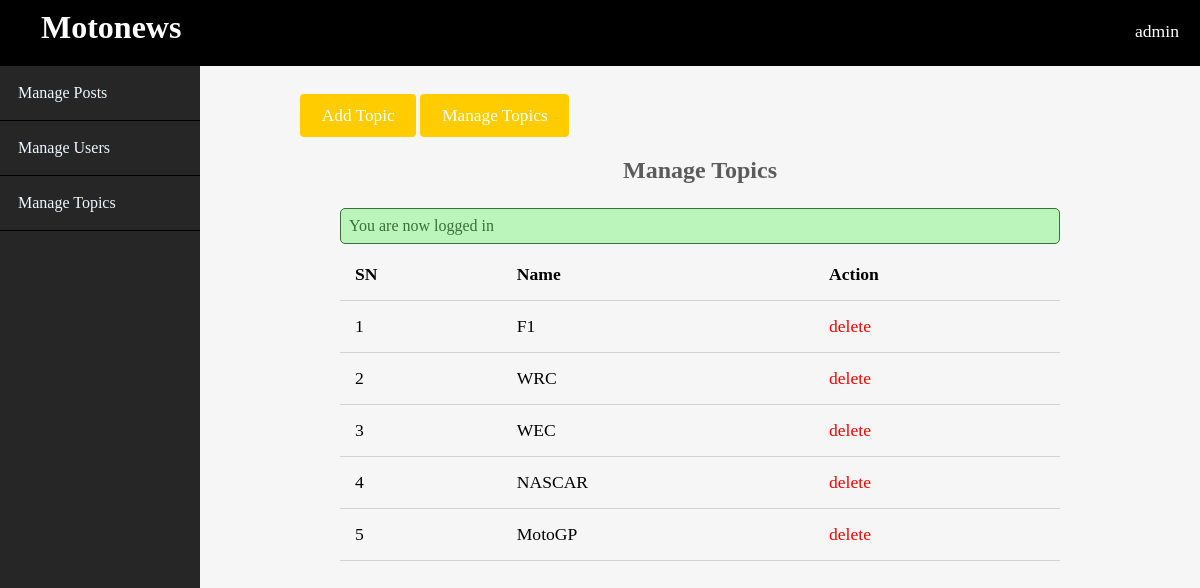
The app's page /admin/topics/index.php (signed in) with its own data.
### tables this page shows
CREATE TABLE `topics` (
  `id` int NOT NULL AUTO_INCREMENT,
  `name` varchar(100) DEFAULT NULL,
  `description` text,
  PRIMARY KEY (`id`),
  UNIQUE KEY `name_UNIQUE` (`name`)
);

### app/controller/topics.php (called while the page is built, shortened)
<?php
include(ROOT_PATH . "/app/database/db.php");
$table = 'topics';
$topics = selectAll($table);

### app/database/db.php (called while the page is built, shortened)
<?php
require("connection.php");
function selectAll($table, $conditions = [])
{
    global $conn;
    $sql = "SELECT * FROM $table";
    if (empty($conditions))
    {
        $stmt = $conn->prepare($sql);
        $stmt->execute();
        $records = $stmt->get_result()->fetch_all(MYSQLI_ASSOC);
        return $records;
    }
}

### admin/topics/index.php (the view, shortened to what this page needs)
<?php include(ROOT_PATH . "/app/controller/topics.php");
?>
<!DOCTYPE html>
<html lang="en">
    <head>
        <link rel="stylesheet" href="../../assets/css/style.css">
        <link rel="stylesheet" href="../../assets/css/admin.css">
    </head>
    <body>
    <?php include(ROOT_PATH . "/app/include/adminHeader.php"); ?>
        <div class="admin-wrapper">
        <?php include(ROOT_PATH . "/app/include/adminSidebar.php"); ?>
            <div class="admin-content">
                <div class="button-group">
                    <a href="create.php" class="btn btn-big">Add Topic</a>
                    <a href="index.php" class="btn btn-big">Manage Topics</a>
                </div>
                <div class="content">
                    <h2 class="page-title">Manage Topics</h2>
                    <?php include(ROOT_PATH . "/app/include/messages.php"); ?>
                    <table>
                        <thead>
                            <th>SN</th>
                            <th>Name</th>
                            <th colspan="2">Action</th>
                        </thead>
                        <tbody>
                            <?php foreach ($topics as $key => $topic): ?>
                               <tr>
                                    <td><?php echo $key + 1; ?></td>
                                    <td><?php echo $topic['name']; ?></td>
                                    <td><a href="index.php?del_id=<?php echo $topic['id']; ?>" class="delete">delete</a></td>
                                </tr>
                            <?php endforeach; ?>
                        </tbody>
                    </table>
                </div>
            </div>
        </div>
    </body>
</html>

### assets/css/style.css (style rules this page uses)
* { box-sizing: border-box }
html, body { height: 100%; padding: 0px; margin: 0px; background: #f6f6f6; font-family: 'Verdana', serif; }
h1, h2, h3, h4, h5, h6 { font-family: 'Verdana', serif; color: #5c5b5b; margin: 5px; }
a { text-decoration: none; color: inherit; }
.btn { padding: .5rem 1rem; background: #ffcc00; color: white; border: 1px solid transparent; border-radius: .25rem; font-size: 1.08em; font-family: 'Verdana', serif; }
.btn-big { padding: .7rem 1.3rem; line-height: 1.3rem; }
.content { width: 90%; margin: 30px auto 30px; }

### assets/css/admin.css (style rules this page uses)
.admin-wrapper { display: flex; height: calc(100% - 66px); }
.admin-wrapper .admin-content { flex: 8; height: 100%; padding: 40px 100px 100px; overflow-y: scroll; }
.admin-content .page-title { text-align: center; margin-bottom: 1.5rem; }
table { width: 100%; border-collapse: collapse; font-size: 1.1rem; }
th, td { padding: 15px; text-align: left; border-bottom: 1px solid #d3d3d3; }
.delete { color: red; }

### records on screen
topics: name "F1"
topics: name "WRC"
topics: name "WEC"
topics: name "NASCAR"
topics: name "MotoGP"

### other values on screen
$_SESSION['username'] "admin"
$_SESSION['message'] "You are now logged in"
